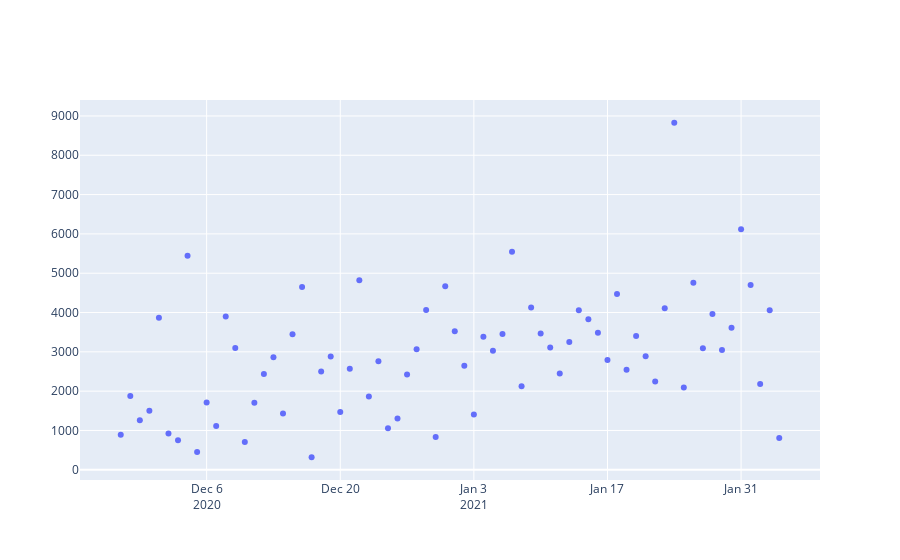

Source (notebook cell):
### Code cell
fig = go.Figure([go.Scatter(x=dfSteps.index, y=dfSteps['value'],  mode='markers',)])
fig.write_html("./test.html")
fig.show()
